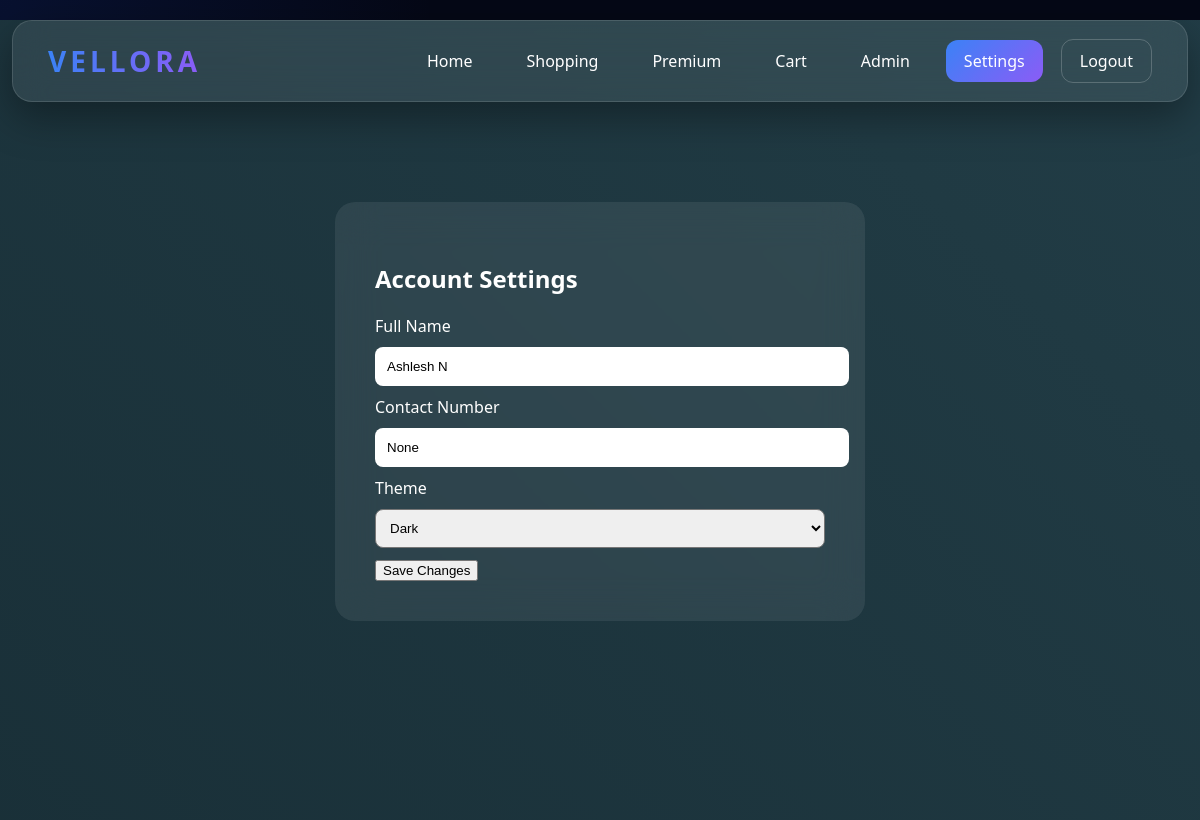
/settings (signed in), run on the app's committed database.
### app.py (models this page shows)
class User(UserMixin, db.Model):
    id = db.Column(db.Integer, primary_key=True)
    name = db.Column(db.String(120))
    email = db.Column(db.String(120), unique=True, nullable=False)
    password = db.Column(db.String(200), nullable=False)
    contact = db.Column(db.String(20))
    theme = db.Column(db.String(20), default="dark")
    is_premium = db.Column(db.Boolean, default=False)
    is_admin = db.Column(db.Boolean, default=False)

### app.py (the view)
@app.route("/settings", methods=["GET", "POST"])
@login_required
def settings():
    if request.method == "POST":
        current_user.name = request.form.get("name")
        current_user.contact = request.form.get("contact")
        current_user.theme = request.form.get("theme")
        db.session.commit()
        return redirect(url_for("settings"))
    return render_template("settings.html")

### app.py (called while the page is built)
@login_manager.user_loader
def load_user(user_id):
    return User.query.get(int(user_id))

### templates/settings.html (shortened to what this page needs)
<!DOCTYPE html>
<html>
<head>
</head>
<body>
{% extends "base.html" %}
{% block content %}
<div class="dashboard-card tilt">
    <h2>Account Settings</h2>
    <form method="POST">
        <label>Full Name</label>
        <input type="text" name="name" value="{{ current_user.name }}">
        <label>Contact Number</label>
        <input type="text" name="contact" value="{{ current_user.contact }}">
        <label>Theme</label>
        <select name="theme">
            <option value="dark" {% if current_user.theme == "dark" %}selected{% endif %}>Dark</option>
        </select>
        <button type="submit">Save Changes</button>
    </form>
</div>
{% endblock %}

### static/css/main.css (style rules this page uses)
:root { --bg:#050816; --bg2:#0B1120; --glass:rgba(255,255,255,0.08); --glass-border:rgba(255,255,255,0.18); --primary:#3B82F6; --secondary:#8B5CF6; --text:#ffffff; --text2:#c9d1d9; --radius:18px; --shadow: 0 10px 40px rgba(0,0,0,.35); --transition:.35s ease; }
body { margin:0; background: radial-gradient(circle at top left,#1d4ed822 0%,transparent 30%), radial-gradient(circle at bottom right,#8b5cf622 0%,transparent 30%), var(--bg); color:var(--text); font-family: "Segoe UI", sans-serif; min-height:100vh; }
input { width: 100%; margin: 10px 0; padding: 12px; border: none; border-radius: 8px; }
.dashboard-card { width: 450px; margin: 100px auto; padding: 40px; background: rgba(255,255,255,0.08); backdrop-filter: blur(20px); border-radius: 20px; }
select { width: 100%; padding: 10px; margin: 10px 0; border-radius: 8px; }

### data on the page
User: name "Ashlesh N", contact "None", theme "Dark"
